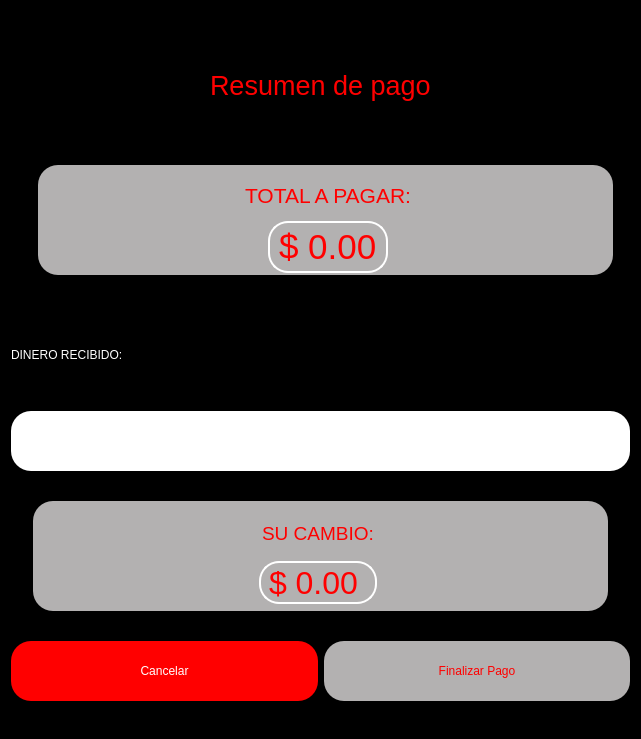
<?xml version="1.0" encoding="UTF-8"?>
<ui version="4.0">
 <class>Dialog</class>
 <widget class="QDialog" name="Dialog">
  <property name="geometry">
   <rect>
    <x>0</x>
    <y>0</y>
    <width>641</width>
    <height>739</height>
   </rect>
  </property>
  <property name="windowTitle">
   <string>Dialog</string>
  </property>
  <property name="styleSheet">
   <string notr="true">background-color:black;</string>
  </property>
  <layout class="QVBoxLayout" name="verticalLayout">
   <item>
    <layout class="QHBoxLayout" name="horizontalLayout">
     <item alignment="Qt::AlignHCenter">
      <widget class="QLabel" name="label">
       <property name="maximumSize">
        <size>
         <width>16777215</width>
         <height>100</height>
        </size>
       </property>
       <property name="font">
        <font>
         <pointsize>20</pointsize>
        </font>
       </property>
       <property name="styleSheet">
        <string notr="true">color:red;</string>
       </property>
       <property name="text">
        <string>Resumen de pago</string>
       </property>
      </widget>
     </item>
    </layout>
   </item>
   <item>
    <layout class="QHBoxLayout" name="horizontalLayout_2">
     <item>
      <spacer name="horizontalSpacer">
       <property name="orientation">
        <enum>Qt::Horizontal</enum>
       </property>
       <property name="sizeType">
        <enum>QSizePolicy::Fixed</enum>
       </property>
       <property name="sizeHint" stdset="0">
        <size>
         <width>10</width>
         <height>20</height>
        </size>
       </property>
      </spacer>
     </item>
     <item>
      <layout class="QVBoxLayout" name="verticalLayout_2">
       <item>
        <widget class="QFrame" name="frame_2">
         <property name="maximumSize">
          <size>
           <width>575</width>
           <height>110</height>
          </size>
         </property>
         <property name="styleSheet">
          <string notr="true">background-color: rgb(179, 177, 177);
border-radius:20px;
</string>
         </property>
         <property name="frameShape">
          <enum>QFrame::StyledPanel</enum>
         </property>
         <property name="frameShadow">
          <enum>QFrame::Raised</enum>
         </property>
         <widget class="QWidget" name="verticalLayoutWidget_4">
          <property name="geometry">
           <rect>
            <x>20</x>
            <y>10</y>
            <width>541</width>
            <height>98</height>
           </rect>
          </property>
          <layout class="QVBoxLayout" name="verticalLayout_5">
           <item alignment="Qt::AlignHCenter">
            <widget class="QLabel" name="label_2">
             <property name="maximumSize">
              <size>
               <width>16777215</width>
               <height>40</height>
              </size>
             </property>
             <property name="font">
              <font>
               <pointsize>16</pointsize>
              </font>
             </property>
             <property name="styleSheet">
              <string notr="true">color:red</string>
             </property>
             <property name="text">
              <string>TOTAL A PAGAR:</string>
             </property>
            </widget>
           </item>
           <item alignment="Qt::AlignHCenter">
            <widget class="QLabel" name="label_3">
             <property name="maximumSize">
              <size>
               <width>16777215</width>
               <height>60</height>
              </size>
             </property>
             <property name="font">
              <font>
               <pointsize>26</pointsize>
              </font>
             </property>
             <property name="styleSheet">
              <string notr="true">color:red;
border: 2px solid white;
border-radius: 20px;</string>
             </property>
             <property name="text">
              <string>$ 0.00</string>
             </property>
            </widget>
           </item>
          </layout>
         </widget>
        </widget>
       </item>
      </layout>
     </item>
    </layout>
   </item>
   <item>
    <layout class="QHBoxLayout" name="horizontalLayout_3">
     <item>
      <layout class="QVBoxLayout" name="verticalLayout_3">
       <item>
        <widget class="QLabel" name="label_4">
         <property name="maximumSize">
          <size>
           <width>16777215</width>
           <height>100</height>
          </size>
         </property>
         <property name="styleSheet">
          <string notr="true">color:white;</string>
         </property>
         <property name="text">
          <string>DINERO RECIBIDO:</string>
         </property>
        </widget>
       </item>
       <item>
        <widget class="QLineEdit" name="lineEdit">
         <property name="minimumSize">
          <size>
           <width>0</width>
           <height>60</height>
          </size>
         </property>
         <property name="styleSheet">
          <string notr="true">border-radius: 20px;
background-color: rgb(255, 255, 255);</string>
         </property>
        </widget>
       </item>
      </layout>
     </item>
    </layout>
   </item>
   <item>
    <layout class="QHBoxLayout" name="horizontalLayout_4">
     <item>
      <widget class="QFrame" name="frame">
       <property name="maximumSize">
        <size>
         <width>575</width>
         <height>110</height>
        </size>
       </property>
       <property name="styleSheet">
        <string notr="true">background-color:#b3b1b1;
border-radius:20px;
</string>
       </property>
       <property name="frameShape">
        <enum>QFrame::StyledPanel</enum>
       </property>
       <property name="frameShadow">
        <enum>QFrame::Raised</enum>
       </property>
       <widget class="QWidget" name="verticalLayoutWidget_3">
        <property name="geometry">
         <rect>
          <x>10</x>
          <y>10</y>
          <width>551</width>
          <height>93</height>
         </rect>
        </property>
        <layout class="QVBoxLayout" name="verticalLayout_4">
         <item alignment="Qt::AlignHCenter">
          <widget class="QLabel" name="label_5">
           <property name="minimumSize">
            <size>
             <width>0</width>
             <height>0</height>
            </size>
           </property>
           <property name="font">
            <font>
             <pointsize>14</pointsize>
            </font>
           </property>
           <property name="styleSheet">
            <string notr="true">
border-radius: 20px;
color:red;</string>
           </property>
           <property name="text">
            <string>SU CAMBIO:</string>
           </property>
          </widget>
         </item>
         <item alignment="Qt::AlignHCenter">
          <widget class="QLabel" name="label_6">
           <property name="font">
            <font>
             <pointsize>24</pointsize>
            </font>
           </property>
           <property name="styleSheet">
            <string notr="true">border: 2px solid white;
border-radius: 20px;
color:red;
</string>
           </property>
           <property name="text">
            <string>$ 0.00 </string>
           </property>
          </widget>
         </item>
        </layout>
       </widget>
      </widget>
     </item>
    </layout>
   </item>
   <item>
    <layout class="QHBoxLayout" name="horizontalLayout_5">
     <item>
      <widget class="QPushButton" name="pushButton_2">
       <property name="minimumSize">
        <size>
         <width>0</width>
         <height>60</height>
        </size>
       </property>
       <property name="styleSheet">
        <string notr="true">background-color:red;
color:white;
border-radius:20px;
</string>
       </property>
       <property name="text">
        <string>Cancelar</string>
       </property>
      </widget>
     </item>
     <item>
      <widget class="QPushButton" name="pushButton">
       <property name="minimumSize">
        <size>
         <width>0</width>
         <height>60</height>
        </size>
       </property>
       <property name="styleSheet">
        <string notr="true">background-color:#b3b1b1;
color:red;
border-radius:20px;</string>
       </property>
       <property name="text">
        <string>Finalizar Pago</string>
       </property>
      </widget>
     </item>
    </layout>
   </item>
  </layout>
 </widget>
 <resources/>
 <connections/>
</ui>
